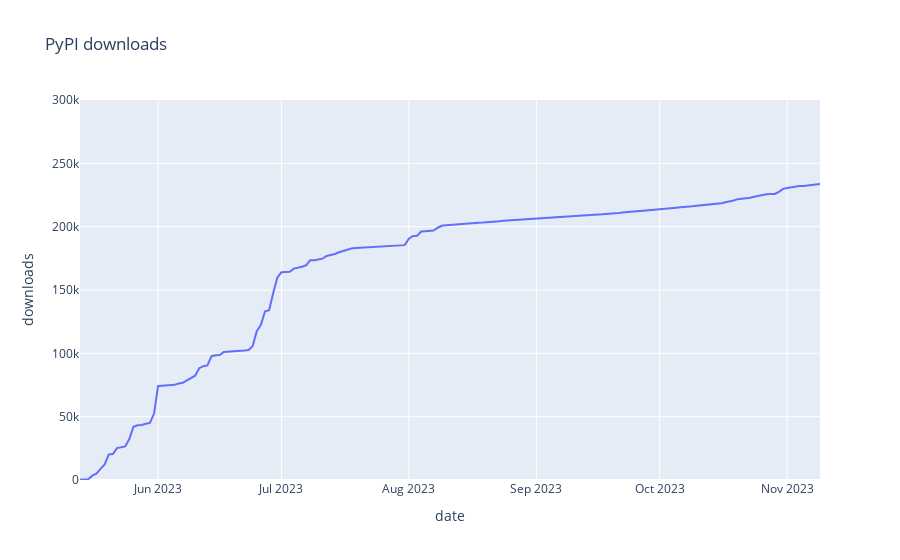

Notebook code for this chart:
### Code cell
fig = px.line(
    pypi_downloads,
    x="date", y="downloads", title="PyPI downloads",
)
fig.update_yaxes(range=[0, 300_000])
fig

### Figure 1 — Plotly figure (JSON) as saved in the notebook; plotly's stock layout.template omitted (floating-point values rounded to 4 significant figures; data arrays with more than 128 entries replaced by an {"elided": "..."} marker saying what was removed)
{"data": [{"hovertemplate": "date=%{x}<br>downloads=%{y}<extra></extra>", "legendgroup": "", "line": {"color": "#636efa", "dash": "solid"}, "marker": {"symbol": "circle"}, "mode": "lines", "name": "", "orientation": "v", "showlegend": false, "x": {"elided": "181 str values"}, "xaxis": "x", "y": {"elided": "181 int values"}, "yaxis": "y", "type": "scatter"}], "layout": {"xaxis": {"anchor": "y", "domain": [0.0, 1.0], "title": {"text": "date"}}, "yaxis": {"anchor": "x", "domain": [0.0, 1.0], "title": {"text": "downloads"}, "range": [0, 300000]}, "legend": {"tracegroupgap": 0}, "title": {"text": "PyPI downloads"}}}
